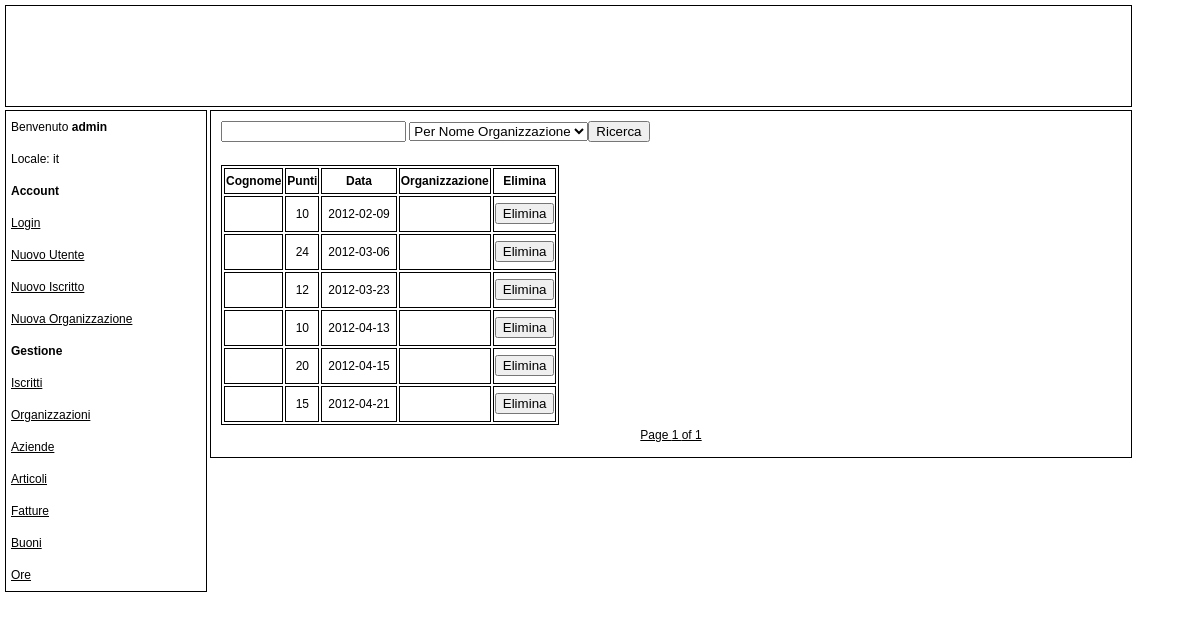
Page /list_volunteering.php (signed in) on the earlier database version.
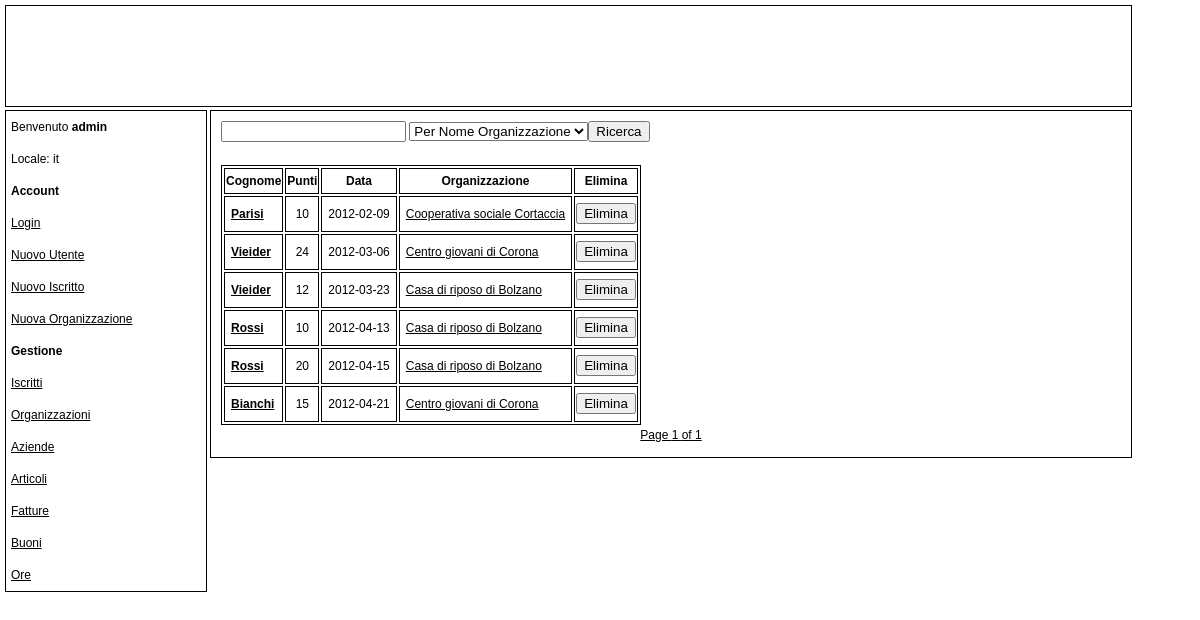
Same page on the later database version.
### tables this page shows
CREATE TABLE Volunteering(
	vol_id BIGINT NOT NULL AUTO_INCREMENT,
	boy_id VARCHAR(255) NOT NULL,
	boy_surname VARCHAR(255) NOT NULL,
	organization_id BIGINT NOT NULL,
	vol_date DATE NOT NULL,
	points	BIGINT NOT NULL,
	organization_name VARCHAR(255) NOT NULL,
	CONSTRAINT vol_pk PRIMARY KEY(vol_id),
	CONSTRAINT vol_fk FOREIGN KEY(boy_id) REFERENCES Boy(codice_fiscale) ON DELETE CASCADE,
	CONSTRAINT vol_fk2 FOREIGN KEY(organization_id) REFERENCES Organization(org_id) ON DELETE CASCADE
);

### locale/it.php (called while the page is built, shortened)
<?php
$lang = array();
$lang['PRIVILEGE'] = 'Privilegi';
$lang['PAGE_TITLE'] = 'Index';
$lang['OBLIGATORY'] = 'I campi segnati con * sono obbligatori';
$lang['POINTS'] = 'Punti';
$lang['TOKENS'] = 'Buoni';
$lang['REMAINING_POINTS'] = 'Punti rimanenti';
$lang['COMPANY'] = 'Azienda';
$lang['ORGANIZATION'] = 'Organizzazione';
$lang['DELETE_SUCCESS'] = 'Eliminazione effettuata con successo';
$lang['DELETE'] = 'Elimina';
$lang[''] = '';
$lang[''] = '';
$lang[''] = '';
$lang[''] = '';
$lang['NO_LOGIN'] = 'Esegui il Login';
$lang['WELCOME'] = 'Benvenuto';
$lang['NEW_USER'] = 'Nuovo Utente';
$lang['NEW_BOY'] = 'Nuovo Iscritto';
$lang['NEW_ORGANIZATION'] = 'Nuova Organizzazione';
$lang['MANAGEMENT'] = 'Gestione';
$lang['LIST_BOY'] = 'Iscritti';
$lang['LIST_ORGANIZATION'] = 'Organizzazioni';
$lang['LIST_COMPANY'] = 'Aziende';
$lang['LIST_ITEM'] = 'Articoli';
$lang['LIST_INVOICE'] = 'Fatture';
$lang['LIST_TOKEN'] = 'Buoni';
$lang['LIST_VOLUNTEERING'] = 'Ore';
$lang['SEARCH'] = 'Ricerca';
$lang['ADMINISTRATOR'] = 'Amministratore';
$lang['MANAGER'] = 'Gestore';
$lang['USER_EXISTS'] = 'Esiste già un utente con questo nome';
$lang['INSERT_SUCCESS'] = 'Inserimento effettuato con successo';
$lang['NAME'] = 'Nome';
$lang['SURNAME'] = 'Cognome';
$lang['ADDRESS'] = 'Indirizzo';
$lang['CAP'] = 'CAP';
$lang['CITY'] = 'Città';
$lang['CITY_OF_BIRTH'] = 'Città di Nascita';
$lang['PHONE'] = 'Telefono';
$lang['MOBILE_PHONE'] = 'Cellulare';
$lang['MAIL'] = 'Mail';
$lang['CODICE_FISCALE'] = 'Codice Fiscale';
$lang['BOY_EXISTS'] = 'Esiste già un iscritto con questo codice fiscale';
$lang['COMMUNE'] = 'Comune';
$lang['REFERENCE'] = 'Persona di riferimento';
$lang['ORGANIZATION_EXISTS'] = 'Esiste già una organizzazione con questo nome, in questa città';
$lang['P_IVA'] = 'P.IVA o Cod. Fiscale';
$lang['COMPANY_EXISTS'] = 'Esiste già una azienda con questa Partita Iva';
$lang['SALES'] = 'Fatturato';
$lang['SEARCH'] = 'Ricerca';
$lang['SEARCH_CITY'] = 'Per Città';
$lang['SEARCH_COMMUNE'] = 'Per Comune';
$lang['SEARCH_SURNAME'] = 'Per Cognome';
$lang['SEARCH_CODICE_FISCALE'] = 'Per Codice Fiscale';
$lang['SEARCH_NAME'] = 'Per Nome';
$lang['SEARCH_COMPANY_NAME'] = 'Per Nome Azienda';
$lang['SEARCH_ORGANIZATION_NAME'] = 'Per Nome Organizzazione';
$lang['PRICE'] = 'Prezzo';
$lang['DATE'] = 'Data';
?>

### include/privilege_check.php (called while the page is built)
<?php
function check($privilege)
{
    if(isset($_SESSION))
    {
        if (isset($_SESSION['privilege']))
        {
            if ($_SESSION['privilege']==$privilege)
            {
                return true;
            }
        }
    }
    return false;
}
?>

### list_volunteering.php (the view, shortened to what this page needs)
<!DOCTYPE html>
<?php
include('include/navbar.php');
include('locale/it.php');
include('include/connect.php');
include('include/pager.php');
$results_per_page = 20;
if(isset($_GET['page']))
{
    $page = $_GET['page'];
    if(isset($_GET['search_value'])&&isset($_GET['search_type']))
    {
        $_POST['search_value']= $_GET['search_value'];
        $_POST['search_type']= $_GET['search_type'];
    }
}
else
    $page = 0;
$offset = $results_per_page*$page;
if(isset($_POST['search_value'])&&strlen($_POST['search_value'])>0)
{
    $search_value = $_POST['search_value'];
    switch($_POST['search_type'])
    {
        case 'organization':
            $query = "SELECT * FROM Volunteering WHERE organization_name LIKE '%$search_value%'";
            break;
        case 'boy':
            $query = "SELECT * FROM Volunteering WHERE boy_surname LIKE '%$search_value%'";
            break;
        case 'organization_id':
            $query = "SELECT * FROM Volunteering WHERE organization_id = '$search_value'";
            break;
        case 'boy_id':
            $query = "SELECT * FROM Token WHERE boy_id = '$search_value'";
            break;
    }
    if(isset($_GET['date_start'])&&isset($_GET['date_end']))
    {
        $date_start = $_GET['date_start'];
        $date_end = $_GET['date_end'];
        $query = $query." AND vol_date BETWEEN '$date_start' AND '$date_end'";
    }
}
else
{
    $query = "SELECT * FROM Volunteering";
}
$limit = " ORDER BY vol_date,boy_surname LIMIT $results_per_page OFFSET $offset"
?>
<html>
    <head>
        <link rel="stylesheet" type="text/css" href="main.css" />
    </head>
    <body>
        <div id="ContentContainer">
            <div id="Header">
            </div>
            <div id="Navbar">
                <?php getBar(); ?>
            </div>
            <div id="Content">
                 <?php
                include('include/privilege_check.php');
                if(check('admin')||check('manager'))
                {
                    echo '<form action="list_volunteering.php" name = "form" method = "post">';
                    echo ' <input type="text" name="search_value" /> <select name="search_type"> <option value="organization">'.$lang['SEARCH_ORGANIZATION_NAME'].'</option><option value="boy">'.$lang['SEARCH_SURNAME'].'</option></select><input type="submit" name="submit"  value ="'.$lang['SEARCH'].'" /></form><br />';
                    echo "<table><th>".$lang['SURNAME']."</th><th>".$lang['POINTS']."</th><th>".$lang['DATE']."</th><th>".$lang['ORGANIZATION']."</th>";
                    if(check('admin'))
                        echo "<th>".$lang['DELETE']."</th>";
                    $results = mysql_query($query.$limit, $conn);
                    for ($i = 0; (($i < $results_per_page) && ($i < mysql_num_rows($results))); $i++) {
                        $vol_id = mysql_result($results, $i, 'vol_id');
                        $points = mysql_result($results, $i, 'points');
                        $surname = mysql_result($results, $i, 'boy_surname');
                        $boy_id = mysql_result($results, $i, 'boy_id');
                        $date = mysql_result($results, $i, 'vol_date');
                        $organization_name = mysql_result($results, $i, 'organization_name');
                        $organization_id = mysql_result($results, $i, 'organization_id');
                        echo "<tr><td><strong><p><a href=\"view_boy.php?codice_fiscale='$boy_id'\">".$surname."</a></p></strong></td><td align=center><p>".$points."</p></td><td align=center><p>".$date."</p></td><td><p><a href=\"view_organization.php?org_id='$organization_id'\">".$organization_name."</a></p></td>";
                        if(check('admin'))
                            echo '<td><form action="include/eraser.php" name = "delete" method = "post"><input type="hidden" name="table" value="Volunteering"/><input type="hidden" name="key" value="vol_id"/><input type="hidden" name="key_value" value="'.$vol_id.'"/><input type="submit" name="submit"  value ="'.$lang['DELETE'].'" /></form></td></tr>';
                        else
                            echo "</tr>";
                    }
                    echo "</table>";
                    $results_num = mysql_num_rows(mysql_query($query));
                    if(isset($_POST['search_value'])&&strlen($_POST['search_value'])>0)
                    {
                        if(isset($date_start)&&isset($date_end))
                            pagination_search_date($results_per_page, $page, "list_volunteering.php?date_start=".$date_start."&date_end=".$date_end."&", $results_num, $_POST['search_value'], $_POST['search_type']);
                        else
                            pagination_search($results_per_page, $page, "list_volunteering.php?", $results_num, $_POST['search_value'], $_POST['search_type']);
                    }
                    else
                    {
                        if(isset($date_start)&&isset($date_end))
                            pagination($results_per_page, $page, "list_volunteering.php?date_start=".$date_start."&date_end=".$date_end."&", $results_num);
                        else
                            pagination($results_per_page, $page, "list_volunteering.php?", $results_num);
                    }
                }
                else
                    echo $lang['NO_PRIVILEGE'];
                ?>
            </div>
        </div>
    </body>
</html>

### include/navbar.php (shortened to what this page needs)
<?php
function getBar()
{
  include ('locale/it.php');
    if (!isset($_SESSION['privilege']))
        $privilege='none';
    else
        $privilege = $_SESSION['privilege'];
    if(isset($_SESSION['user']))
    {
        echo '<p>'.$lang['WELCOME'].' <strong>'.$_SESSION['user'].'</strong></p></ br>';
        echo '<p>Locale: '.$_SESSION['locale'].'</ br></p>';
    }
    switch($privilege)
    {
        case 'admin':
            echo "<strong><p>Account</p></strong>";
            echo "<p><a href=\"login.php\"/> Login</a></p>";
            echo "<p><a href=\"new_user.php\"/> ".$lang['NEW_USER']."</a></p>";
            echo "<p><a href=\"new_boy.php\"/> ".$lang['NEW_BOY']."</a></p>";
            echo "<p><a href=\"new_organization.php\"/> ".$lang['NEW_ORGANIZATION']."</a></p>";
        case 'manager':
            echo "<strong><p>".$lang['MANAGEMENT']."</strong></p>";
            echo "<p><a href=\"list_boy.php\"/> ".$lang['LIST_BOY']."</a></p>";
            echo "<p><a href=\"list_organization.php\"/> ".$lang['LIST_ORGANIZATION']."</a></p>";
            echo "<p><a href=\"list_company.php\"/> ".$lang['LIST_COMPANY']."</a></p>";
            echo "<p><a href=\"list_item.php\"/> ".$lang['LIST_ITEM']."</a></p>";
            echo "<p><a href=\"list_invoice.php\"/> ".$lang['LIST_INVOICE']."</a></p>";
            echo "<p><a href=\"list_token.php\"/> ".$lang['LIST_TOKEN']."</a></p>";
            echo "<p><a href=\"list_volunteering.php\"/> ".$lang['LIST_VOLUNTEERING']."</a></p>";
            break;
    }
}
?>

### include/pager.php (shortened to what this page needs)
<?php
function pagination($results_per_page, $current_page, $page, $results_num)
{
$pages_total= ceil($results_num/$results_per_page);
$mid=" <a href=\"".$page."page=".$current_page."\">Page ".strval($current_page+1)." of ".$pages_total."</a> ";
if($pages_total==1)
    echo "<div id=\"Pagin\">\n".$mid."</div>";
}
?>

### main.css (style rules this page uses)
body { margin: 0px; padding: 0px; font-family: verdana, arial, helvetica, sans-serif; font-size: 12px; line-height: 22px; color: #000000; background-color: #ffffff; }
table, th, td { border: 1px solid black; width: auto; }
p { margin: 0px; padding: 5px; }
a:link { color: black; }
#ContentContainer { position: absolute; margin: 0px; }
#Header { position: absolute; margin: 0px; padding: 0px; height:100px; width:1125px; left: 5px; top: 5px; background-color: white; border: thin; border-style:solid; border-bottom-color:black; }
#Navbar { position: absolute; left: 5px; top: 110px; right: 0px; margin: 0px; padding: 0px; width: 200px; background-color: white; border: thin; border-style:solid; border-bottom-color:black; }
#Content { margin: 0px 250px 0px 0px; padding: 10px; position: absolute; left: 210px; top: 110px; width: 900px; background-color: white; border: thin; border-style:solid; border-bottom-color:black; }
#Pagin { position: relative; bottom: 1px; text-align: center; }

Differences in the rows shown:
changed volunteering: boy_surname (not shown) → "Parisi"; organization_name (not shown) → "Cooperativa sociale Cortaccia"
changed volunteering (number 2 of 6 on the later page): boy_surname (not shown) → "Vieider"; organization_name (not shown) → "Centro giovani di Corona"
changed volunteering (number 3 of 6 on the later page): boy_surname (not shown) → "Vieider"; organization_name (not shown) → "Casa di riposo di Bolzano"
changed volunteering (number 4 of 6 on the later page): boy_surname (not shown) → "Rossi"; organization_name (not shown) → "Casa di riposo di Bolzano"
changed volunteering (number 5 of 6 on the later page): boy_surname (not shown) → "Rossi"; organization_name (not shown) → "Casa di riposo di Bolzano"
changed volunteering: boy_surname (not shown) → "Bianchi"; organization_name (not shown) → "Centro giovani di Corona"
